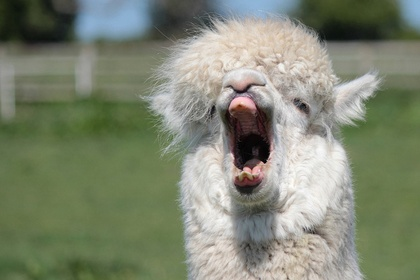
%> input picture alpaca.jpg, 420 x 280 px, shrunk from 640 x 427 before the run
$ octave try_gamma_correction.m   (GNU Octave 9; MATLAB toolbox functions it lacks are replaced by stand-ins)
%> lines starting %> are read from the running program, lines starting %| are printed output that depends on the picture
clear all; clc;
I0 = imread('alpaca.jpg');
%> I0 is the input picture: size 280x420x3 uint8; mean R, G, B 127.5, 134.3, 114.4
I = rgb2gray(I0);
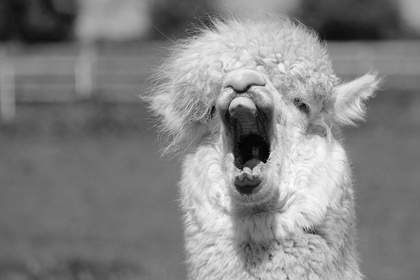
%> I: size 280x420 uint8; min 0, max 253, mean 130
In = double(I);

gamma =2;
If = In.^gamma;
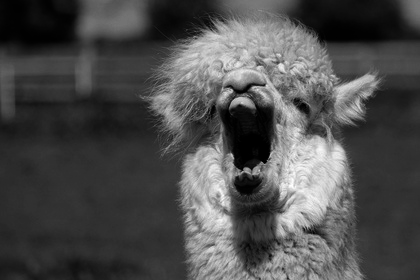
%> If: size 280x420 double; min 0, max 64009, mean 19385.9; drawn with min black and max white
%power function
for i = 1:size(I,1)
    for j = 1:size(I,2)
        Io(i,j) = round((If(i,j)*255) / (255^gamma));
    end
end
Io = uint8(Io);
%> Io: size 280x420 uint8
subplot(2,1,2);imshow(Io);title('output')
subplot(2,1,1);imshow(I);title('input')
figure;
subplot(2,1,1);histogram(I);title('Input')
subplot(2,1,2);histogram(Io);title('Output')
%> after `title('Output')`:
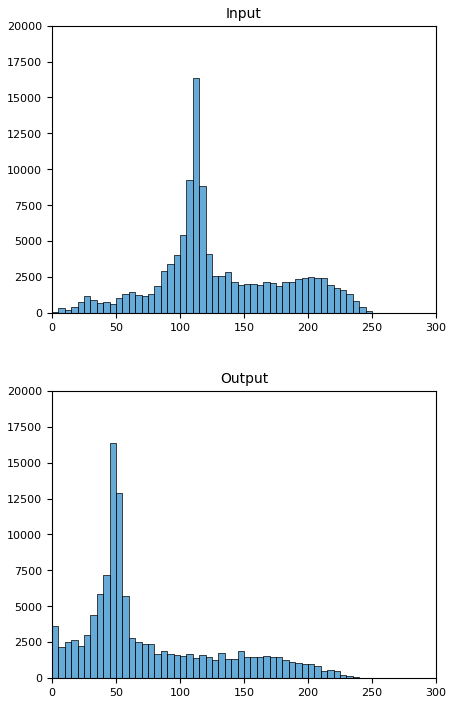
%> figure redrawn from the program's plot data, 2 panels; panel 1: tallest bar 16320 high, from x = 110 to 115; panel 2: tallest bar 16351 high, from x = 45 to 50

$ run again, with ref_image.jpg copied over alpaca.jpg
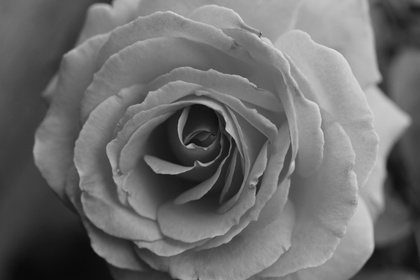
%> input picture ref_image.jpg, 420 x 280 px, shrunk from 1920 x 1280 before the run
%> I0 is the input picture: size 280x420x3 uint8; min 8, max 226, mean 108.6
%> after the loop `for i = 1:size(I,1)`:
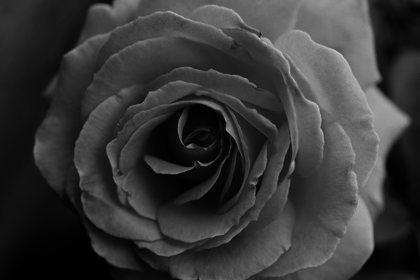
%> Io: size 280x420 double; min 0, max 200, mean 54.8
%> `title('Output')`:
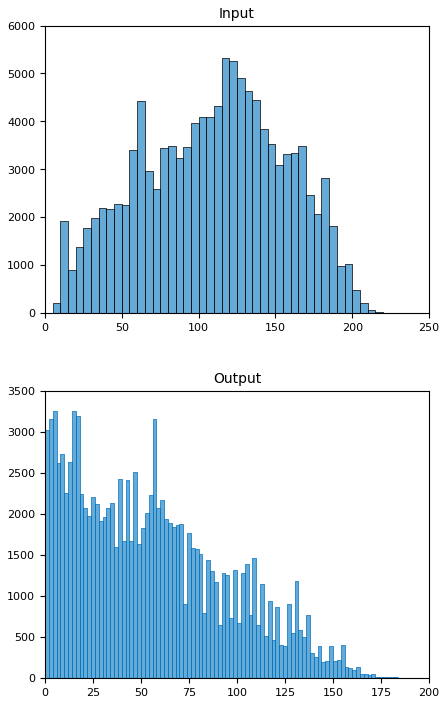
%> figure redrawn from the program's plot data, 2 panels; panel 1: tallest bar 5318 high, from x = 115 to 120; panel 2: tallest bar 3258 high, from x = 4 to 6

$ run again, with ref_image2.jpg copied over alpaca.jpg
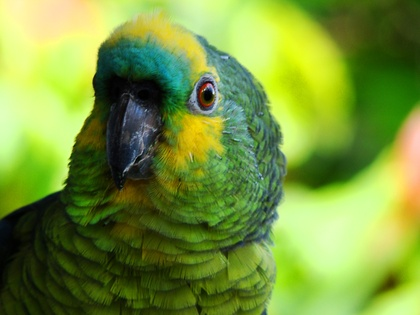
%> input picture ref_image2.jpg, 420 x 315 px, shrunk from 3264 x 2448 before the run
%> I0 is the input picture: size 315x420x3 uint8; mean R, G, B 119.8, 149.5, 59
%> `If = In.^gamma;`:
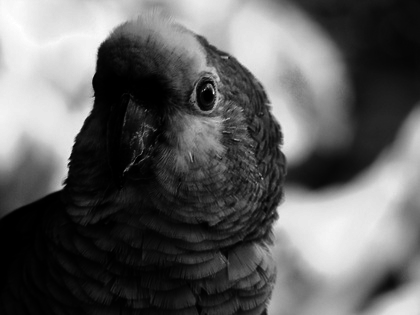
%> If: size 315x420 double; min 0, max 59536, mean 22489.2; drawn with min black and max white
%> `title('Output')`:
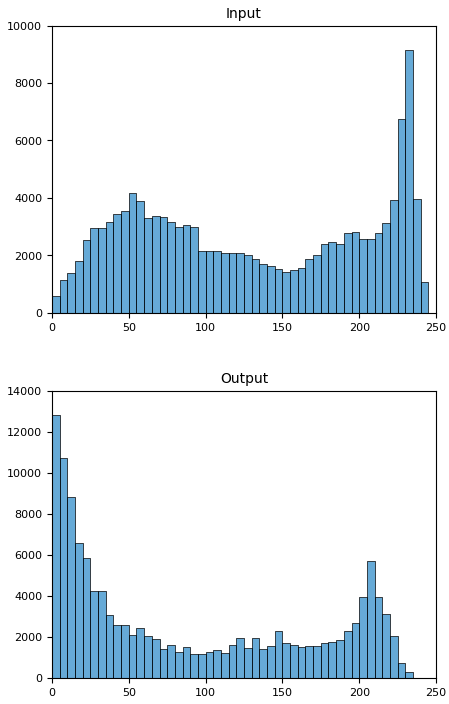
%> figure redrawn from the program's plot data, 2 panels; panel 1: tallest bar 9144 high, from x = 230 to 235; panel 2: tallest bar 12799 high, from x = 0 to 5
